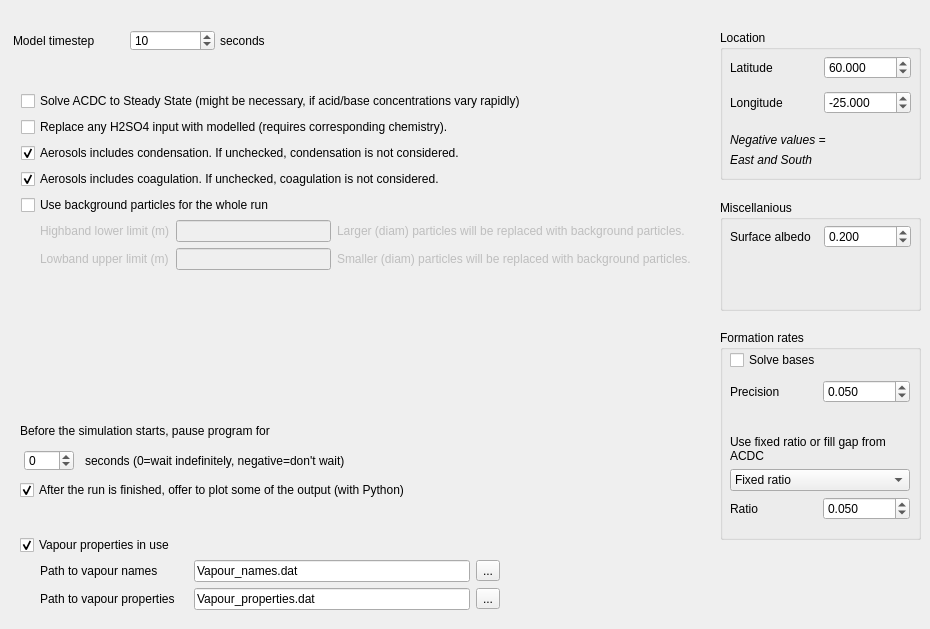
     <widget class="QWidget" name="tab_2">
      <attribute name="title">
       <string>Advanced</string>
      </attribute>
      <widget class="QLabel" name="label_17">
       <property name="geometry">
        <rect>
         <x>13</x>
         <y>30</y>
         <width>101</width>
         <height>21</height>
        </rect>
       </property>
       <property name="text">
        <string>Model timestep</string>
       </property>
      </widget>
      <widget class="QLabel" name="label_18">
       <property name="geometry">
        <rect>
         <x>220</x>
         <y>30</y>
         <width>56</width>
         <height>21</height>
        </rect>
       </property>
       <property name="text">
        <string>seconds</string>
       </property>
      </widget>
      <widget class="QSpinBox" name="dt">
       <property name="geometry">
        <rect>
         <x>130</x>
         <y>30</y>
         <width>85</width>
         <height>21</height>
        </rect>
       </property>
       <property name="maximum">
        <number>1000000</number>
       </property>
       <property name="value">
        <number>10</number>
       </property>
      </widget>
      <widget class="QCheckBox" name="acdc_solve_ss">
       <property name="geometry">
        <rect>
         <x>21</x>
         <y>91</y>
         <width>671</width>
         <height>20</height>
        </rect>
       </property>
       <property name="text">
        <string>Solve ACDC to Steady State (might be necessary, if acid/base concentrations vary rapidly)</string>
       </property>
       <property name="checked">
        <bool>false</bool>
       </property>
      </widget>
      <widget class="QCheckBox" name="model_h2so4">
       <property name="geometry">
        <rect>
         <x>21</x>
         <y>117</y>
         <width>671</width>
         <height>20</height>
        </rect>
       </property>
       <property name="text">
        <string>Replace any H2SO4 input with modelled (requires corresponding chemistry).</string>
       </property>
       <property name="checked">
        <bool>false</bool>
       </property>
      </widget>
      <widget class="QCheckBox" name="condensation">
       <property name="geometry">
        <rect>
         <x>21</x>
         <y>143</y>
         <width>671</width>
         <height>20</height>
        </rect>
       </property>
       <property name="text">
        <string>Aerosols includes condensation. If unchecked, condensation is not considered.</string>
       </property>
       <property name="checked">
        <bool>true</bool>
       </property>
      </widget>
      <widget class="QCheckBox" name="coagulation">
       <property name="geometry">
        <rect>
         <x>21</x>
         <y>169</y>
         <width>671</width>
         <height>20</height>
        </rect>
       </property>
       <property name="text">
        <string>Aerosols includes coagulation. If unchecked, coagulation is not considered.</string>
       </property>
       <property name="checked">
        <bool>true</bool>
       </property>
      </widget>
      <widget class="QCheckBox" name="use_dmps_special">
       <property name="enabled">
        <bool>true</bool>
       </property>
       <property name="geometry">
        <rect>
         <x>21</x>
         <y>195</y>
         <width>671</width>
         <height>20</height>
        </rect>
       </property>
       <property name="text">
        <string>Use background particles for the whole run</string>
       </property>
       <property name="checked">
        <bool>false</bool>
       </property>
      </widget>
      <widget class="QLabel" name="label_23">
       <property name="geometry">
        <rect>
         <x>20</x>
         <y>420</y>
         <width>671</width>
         <height>21</height>
        </rect>
       </property>
       <property name="text">
        <string>Before the simulation starts, pause program for </string>
       </property>
      </widget>
      <widget class="QSpinBox" name="wait_for">
       <property name="geometry">
        <rect>
         <x>24</x>
         <y>450</y>
         <width>50</width>
         <height>21</height>
        </rect>
       </property>
       <property name="minimum">
        <number>-1</number>
       </property>
       <property name="maximum">
        <number>1000000</number>
       </property>
       <property name="value">
        <number>0</number>
       </property>
      </widget>
      <widget class="QLabel" name="label_24">
       <property name="geometry">
        <rect>
         <x>85</x>
         <y>450</y>
         <width>611</width>
         <height>21</height>
        </rect>
       </property>
       <property name="text">
        <string>seconds (0=wait indefinitely, negative=don't wait)</string>
       </property>
      </widget>
      <widget class="QCheckBox" name="python">
       <property name="geometry">
        <rect>
         <x>20</x>
         <y>480</y>
         <width>671</width>
         <height>20</height>
        </rect>
       </property>
       <property name="text">
        <string>After the run is finished, offer to plot some of the output (with Python)</string>
       </property>
       <property name="checked">
        <bool>true</bool>
       </property>
      </widget>
      <widget class="QGroupBox" name="groupBox_3">
       <property name="geometry">
        <rect>
         <x>720</x>
         <y>30</y>
         <width>201</width>
         <height>150</height>
        </rect>
       </property>
       <property name="font">
        <font>
         <weight>50</weight>
         <bold>false</bold>
        </font>
       </property>
       <property name="title">
        <string>Location</string>
       </property>
       <widget class="QWidget" name="layoutWidget">
        <property name="geometry">
         <rect>
          <x>10</x>
          <y>20</y>
          <width>181</width>
          <height>71</height>
         </rect>
        </property>
        <layout class="QGridLayout" name="gridLayout_3">
         <item row="0" column="0">
          <widget class="QLabel" name="label_25">
           <property name="text">
            <string>Latitude</string>
           </property>
          </widget>
         </item>
         <item row="0" column="1">
          <widget class="QDoubleSpinBox" name="lat">
           <property name="decimals">
            <number>3</number>
           </property>
           <property name="minimum">
            <double>-90.000000000000000</double>
           </property>
           <property name="maximum">
            <double>90.000000000000000</double>
           </property>
           <property name="singleStep">
            <double>1.000000000000000</double>
           </property>
           <property name="value">
            <double>60.000000000000000</double>
           </property>
          </widget>
         </item>
         <item row="1" column="0">
          <widget class="QLabel" name="label_9">
           <property name="text">
            <string>Longitude</string>
           </property>
          </widget>
         </item>
         <item row="1" column="1">
          <widget class="QDoubleSpinBox" name="lon">
           <property name="decimals">
            <number>3</number>
           </property>
           <property name="minimum">
            <double>-180.000000000000000</double>
           </property>
           <property name="maximum">
            <double>180.000000000000000</double>
           </property>
           <property name="singleStep">
            <double>1.000000000000000</double>
           </property>
           <property name="value">
            <double>-25.000000000000000</double>
           </property>
          </widget>
         </item>
        </layout>
       </widget>
       <widget class="QLabel" name="label_29">
        <property name="geometry">
         <rect>
          <x>10</x>
          <y>100</y>
          <width>161</width>
          <height>20</height>
         </rect>
        </property>
        <property name="font">
         <font>
          <italic>true</italic>
         </font>
        </property>
        <property name="text">
         <string>Negative values =</string>
        </property>
        <property name="wordWrap">
         <bool>true</bool>
        </property>
       </widget>
       <widget class="QLabel" name="label_30">
        <property name="geometry">
         <rect>
          <x>10</x>
          <y>120</y>
          <width>161</width>
          <height>20</height>
         </rect>
        </property>
        <property name="font">
         <font>
          <italic>true</italic>
         </font>
        </property>
        <property name="text">
         <string>East and South</string>
        </property>
        <property name="wordWrap">
         <bool>true</bool>
        </property>
       </widget>
      </widget>
      <widget class="QGroupBox" name="groupBox_4">
       <property name="geometry">
        <rect>
         <x>720</x>
         <y>330</y>
         <width>201</width>
         <height>210</height>
        </rect>
       </property>
       <property name="font">
        <font>
         <weight>50</weight>
         <bold>false</bold>
        </font>
       </property>
       <property name="title">
        <string>Formation rates</string>
       </property>
       <widget class="QCheckBox" name="resolve_base">
        <property name="enabled">
         <bool>true</bool>
        </property>
        <property name="geometry">
         <rect>
          <x>10</x>
          <y>20</y>
          <width>179</width>
          <height>20</height>
         </rect>
        </property>
        <property name="font">
         <font>
          <weight>50</weight>
          <bold>false</bold>
         </font>
        </property>
        <property name="text">
         <string>Solve bases</string>
        </property>
        <property name="checkable">
         <bool>true</bool>
        </property>
        <property name="checked">
         <bool>false</bool>
        </property>
       </widget>
       <widget class="QFrame" name="frameBase">
        <property name="enabled">
         <bool>true</bool>
        </property>
        <property name="geometry">
         <rect>
          <x>10</x>
          <y>50</y>
          <width>191</width>
          <height>151</height>
         </rect>
        </property>
        <property name="frameShape">
         <enum>QFrame::NoFrame</enum>
        </property>
        <property name="frameShadow">
         <enum>QFrame::Raised</enum>
        </property>
        <widget class="QWidget" name="layoutWidget_2">
         <property name="geometry">
          <rect>
           <x>0</x>
           <y>0</y>
           <width>180</width>
           <height>140</height>
          </rect>
         </property>
         <layout class="QGridLayout" name="gridLayout_4">
          <item row="0" column="0">
           <widget class="QLabel" name="label_26">
            <property name="enabled">
             <bool>true</bool>
            </property>
            <property name="text">
             <string>Precision</string>
            </property>
           </widget>
          </item>
          <item row="3" column="0" colspan="2">
           <widget class="QComboBox" name="fill_formation_with">
            <property name="enabled">
             <bool>true</bool>
            </property>
            <item>
             <property name="text">
              <string>Fixed ratio</string>
             </property>
            </item>
            <item>
             <property name="text">
              <string>Fill with DMA</string>
             </property>
            </item>
            <item>
             <property name="text">
              <string>Fill with NH3</string>
             </property>
            </item>
           </widget>
          </item>
          <item row="0" column="1">
           <widget class="QDoubleSpinBox" name="resolve_base_precision">
            <property name="enabled">
             <bool>true</bool>
            </property>
            <property name="decimals">
             <number>3</number>
            </property>
            <property name="maximum">
             <double>2.000000000000000</double>
            </property>
            <property name="singleStep">
             <double>0.010000000000000</double>
            </property>
            <property name="value">
             <double>0.050000000000000</double>
            </property>
           </widget>
          </item>
          <item row="4" column="1">
           <widget class="QDoubleSpinBox" name="dma_f">
            <property name="enabled">
             <bool>true</bool>
            </property>
            <property name="decimals">
             <number>3</number>
            </property>
            <property name="maximum">
             <double>2.000000000000000</double>
            </property>
            <property name="singleStep">
             <double>0.010000000000000</double>
            </property>
            <property name="value">
             <double>0.050000000000000</double>
            </property>
           </widget>
          </item>
          <item row="2" column="0" colspan="2">
           <widget class="QLabel" name="label_28">
            <property name="enabled">
             <bool>true</bool>
            </property>
            <property name="text">
             <string>Use fixed ratio or fill gap from ACDC</string>
            </property>
            <property name="wordWrap">
             <bool>true</bool>
            </property>
           </widget>
          </item>
          <item row="4" column="0">
           <widget class="QLabel" name="label_27">
            <property name="enabled">
             <bool>true</bool>
            </property>
            <property name="text">
             <string>Ratio</string>
            </property>
           </widget>
          </item>
          <item row="1" column="0">
           <spacer name="verticalSpacer_2">
            <property name="orientation">
             <enum>Qt::Vertical</enum>
            </property>
            <property name="sizeHint" stdset="0">
             <size>
              <width>20</width>
              <height>40</height>
             </size>
            </property>
           </spacer>
          </item>
         </layout>
        </widget>
       </widget>
      </widget>
      <widget class="QGroupBox" name="groupBox_6">
       <property name="geometry">
        <rect>
         <x>720</x>
         <y>200</y>
         <width>201</width>
         <height>111</height>
        </rect>
       </property>
       <property name="font">
        <font>
         <weight>50</weight>
         <bold>false</bold>
        </font>
       </property>
       <property name="title">
        <string>Miscellanious</string>
       </property>
       <widget class="QGroupBox" name="groupBox_7">
        <property name="geometry">
         <rect>
          <x>10</x>
          <y>110</y>
          <width>181</width>
          <height>61</height>
         </rect>
        </property>
        <property name="font">
         <font>
          <weight>50</weight>
          <bold>false</bold>
         </font>
        </property>
        <property name="title">
         <string>Location</string>
        </property>
        <widget class="QWidget" name="layoutWidget_4">
         <property name="geometry">
          <rect>
           <x>10</x>
           <y>22</y>
           <width>166</width>
           <height>71</height>
          </rect>
         </property>
         <layout class="QGridLayout" name="gridLayout_6">
          <item row="0" column="0">
           <widget class="QLabel" name="label_31">
            <property name="text">
             <string>Latitude</string>
            </property>
           </widget>
          </item>
          <item row="0" column="1">
           <widget class="QDoubleSpinBox" name="doubleSpinBox_7">
            <property name="decimals">
             <number>3</number>
            </property>
            <property name="minimum">
             <double>-90.000000000000000</double>
            </property>
            <property name="maximum">
             <double>90.000000000000000</double>
            </property>
            <property name="singleStep">
             <double>1.000000000000000</double>
            </property>
            <property name="value">
             <double>60.000000000000000</double>
            </property>
           </widget>
          </item>
          <item row="1" column="0">
           <widget class="QLabel" name="label_32">
            <property name="text">
             <string>Longitude</string>
            </property>
           </widget>
          </item>
          <item row="1" column="1">
           <widget class="QDoubleSpinBox" name="doubleSpinBox_8">
            <property name="decimals">
             <number>3</number>
            </property>
            <property name="minimum">
             <double>-180.000000000000000</double>
            </property>
            <property name="maximum">
             <double>180.000000000000000</double>
            </property>
            <property name="singleStep">
             <double>1.000000000000000</double>
            </property>
            <property name="value">
             <double>-25.000000000000000</double>
            </property>
           </widget>
          </item>
         </layout>
        </widget>
       </widget>
       <widget class="QWidget" name="layoutWidget_5">
        <property name="geometry">
         <rect>
          <x>10</x>
          <y>22</y>
          <width>181</width>
          <height>30</height>
         </rect>
        </property>
        <layout class="QGridLayout" name="gridLayout_7">
         <item row="0" column="0">
          <widget class="QLabel" name="label_33">
           <property name="text">
            <string>Surface albedo</string>
           </property>
          </widget>
         </item>
         <item row="0" column="1">
          <widget class="QDoubleSpinBox" name="ch_albedo">
           <property name="decimals">
            <number>3</number>
           </property>
           <property name="minimum">
            <double>0.000000000000000</double>
           </property>
           <property name="maximum">
            <double>1.000000000000000</double>
           </property>
           <property name="singleStep">
            <double>1.000000000000000</double>
           </property>
           <property name="value">
            <double>0.200000000000000</double>
           </property>
          </widget>
         </item>
        </layout>
       </widget>
      </widget>
      <widget class="QWidget" name="layoutWidget">
       <property name="geometry">
        <rect>
         <x>40</x>
         <y>220</y>
         <width>651</width>
         <height>50</height>
        </rect>
       </property>
       <layout class="QGridLayout" name="gridLayout_11">
        <item row="0" column="0">
         <widget class="QLabel" name="label_19">
          <property name="enabled">
           <bool>false</bool>
          </property>
          <property name="text">
           <string>Highband lower limit (m)</string>
          </property>
         </widget>
        </item>
        <item row="0" column="1">
         <widget class="QLineEdit" name="dmps_highband_lower_limit">
          <property name="enabled">
           <bool>false</bool>
          </property>
         </widget>
        </item>
        <item row="0" column="2">
         <widget class="QLabel" name="label_20">
          <property name="enabled">
           <bool>false</bool>
          </property>
          <property name="text">
           <string>Larger (diam) particles will be replaced with background particles.</string>
          </property>
         </widget>
        </item>
        <item row="1" column="0">
         <widget class="QLabel" name="label_21">
          <property name="enabled">
           <bool>false</bool>
          </property>
          <property name="text">
           <string>Lowband upper limit (m)</string>
          </property>
         </widget>
        </item>
        <item row="1" column="1">
         <widget class="QLineEdit" name="dmps_lowband_upper_limit">
          <property name="enabled">
           <bool>false</bool>
          </property>
         </widget>
        </item>
        <item row="1" column="2">
         <widget class="QLabel" name="label_22">
          <property name="enabled">
           <bool>false</bool>
          </property>
          <property name="text">
           <string>Smaller (diam) particles will be replaced with background particles.</string>
          </property>
         </widget>
        </item>
       </layout>
      </widget>
      <widget class="QCheckBox" name="vap_logical">
       <property name="geometry">
        <rect>
         <x>20</x>
         <y>530</y>
         <width>420</width>
         <height>30</height>
        </rect>
       </property>
       <property name="text">
        <string>Vapour properties in use</string>
       </property>
       <property name="checked">
        <bool>true</bool>
       </property>
      </widget>
      <widget class="QFrame" name="frameVap">
       <property name="geometry">
        <rect>
         <x>30</x>
         <y>560</y>
         <width>470</width>
         <height>60</height>
        </rect>
       </property>
       <property name="frameShape">
        <enum>QFrame::NoFrame</enum>
       </property>
       <property name="frameShadow">
        <enum>QFrame::Raised</enum>
       </property>
       <widget class="QWidget" name="">
        <property name="geometry">
         <rect>
          <x>10</x>
          <y>0</y>
          <width>460</width>
          <height>50</height>
         </rect>
        </property>
        <layout class="QGridLayout" name="gridLayout_13">
         <item row="0" column="0">
          <widget class="QLabel" name="label_51">
           <property name="text">
            <string>Path to vapour names</string>
           </property>
          </widget>
         </item>
         <item row="0" column="1">
          <widget class="QLineEdit" name="vap_names">
           <property name="font">
            <font>
             <weight>50</weight>
             <bold>false</bold>
            </font>
           </property>
           <property name="text">
            <string>Vapour_names.dat</string>
           </property>
          </widget>
         </item>
         <item row="0" column="2">
          <widget class="QToolButton" name="butVapourNames">
           <property name="font">
            <font>
             <weight>50</weight>
             <bold>false</bold>
            </font>
           </property>
           <property name="text">
            <string>...</string>
           </property>
          </widget>
         </item>
         <item row="1" column="0">
          <widget class="QLabel" name="label_50">
           <property name="text">
            <string>Path to vapour properties    </string>
           </property>
          </widget>
         </item>
         <item row="1" column="1">
          <widget class="QLineEdit" name="vap_props">
           <property name="font">
            <font>
             <weight>50</weight>
             <bold>false</bold>
            </font>
           </property>
           <property name="text">
            <string>Vapour_properties.dat</string>
           </property>
          </widget>
         </item>
         <item row="1" column="2">
          <widget class="QToolButton" name="butVapour">
           <property name="font">
            <font>
             <weight>50</weight>
             <bold>false</bold>
            </font>
           </property>
           <property name="text">
            <string>...</string>
           </property>
          </widget>
         </item>
        </layout>
       </widget>
      </widget>
     </widget>
